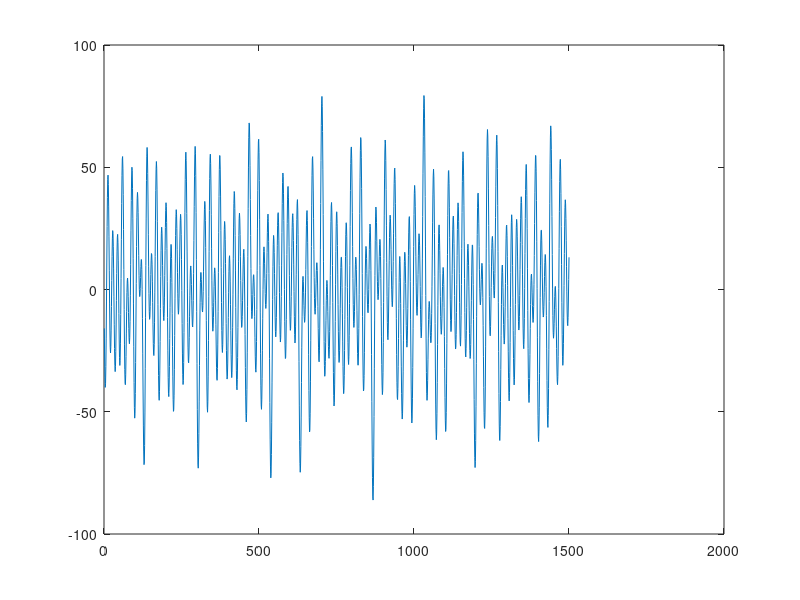

Write the MATLAB code that produced this figure.
%vehicle velocity
vel = 800; %in/sec
dx = 4; %in
dt = dx/vel;

dist = 0:dx:500*12;
t = dist/vel;

% number of sinusoidal signals to sum
ns = 10;
% range of periods ft
rp = [5 55];
periods_l = (diff(rp)*rand(ns,1)+rp(1))*12;
periods_t = periods_l/vel;

% range of amplitudes (in)
ra = [.05 .5];
amps = diff(ra)*rand(ns,1)+ra(1);

%phase
phases = rand(1,ns);

%sum together signals
for ii = 1:ns
    prof_d(ii,:) = amps(ii)*sin(2*pi*(periods_l(ii)^(-1))*dist+phases(ii)*10);
    prof_t(ii,:) = amps(ii)*sin(2*pi*(periods_t(ii)^(-1))*t+phases(ii)*10);
end

profile_d = sum(prof_d,1);
profile_t = sum(prof_t,1);

profile_vel = diff(profile_t)/dt;

profile = profile_vel;

figure
plot(profile);